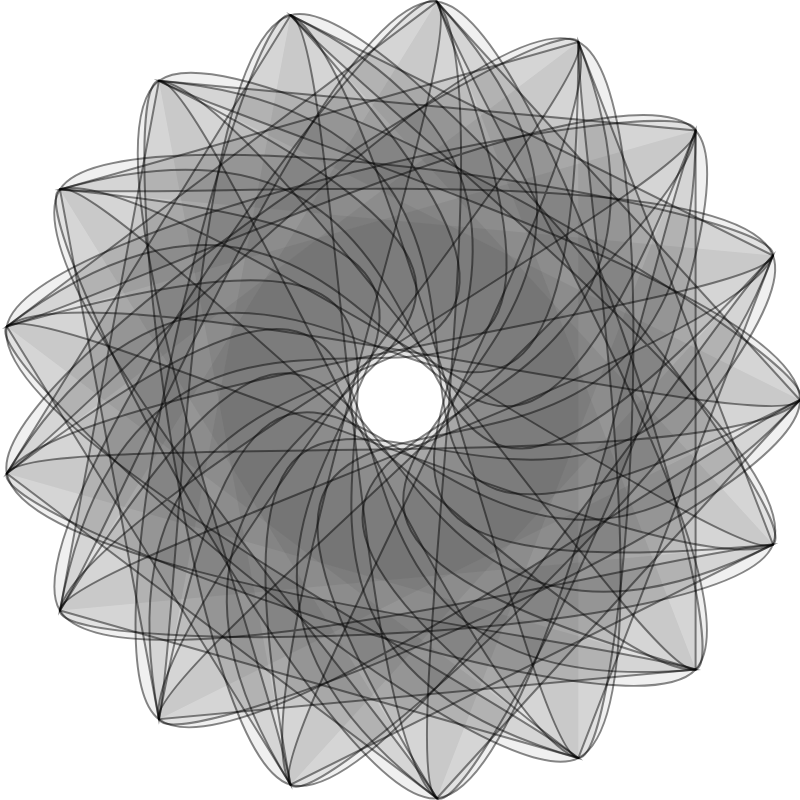
Frame 1 (no input)
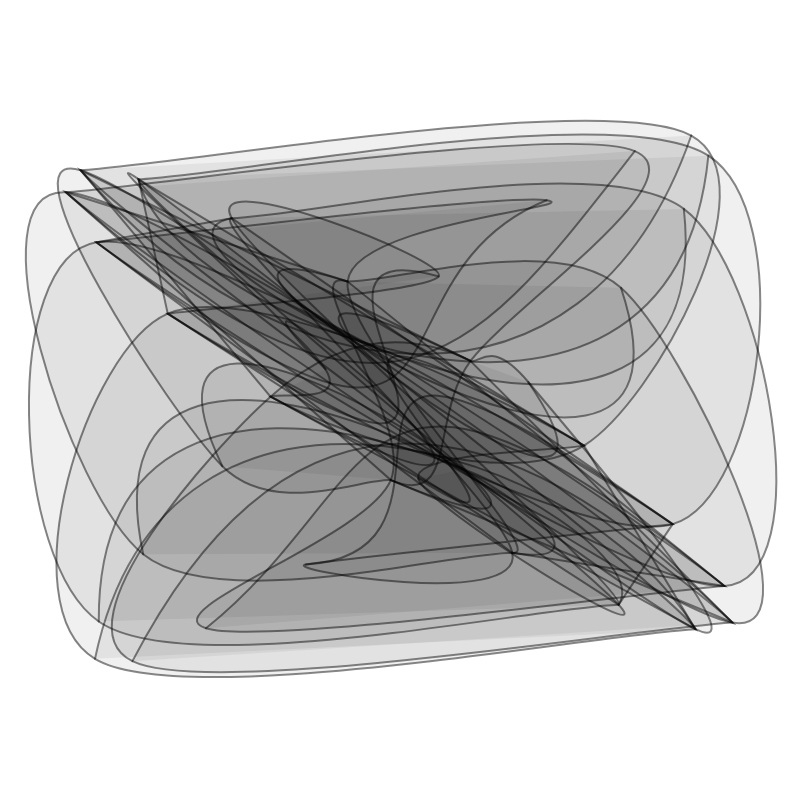
Frame 60 (no input)
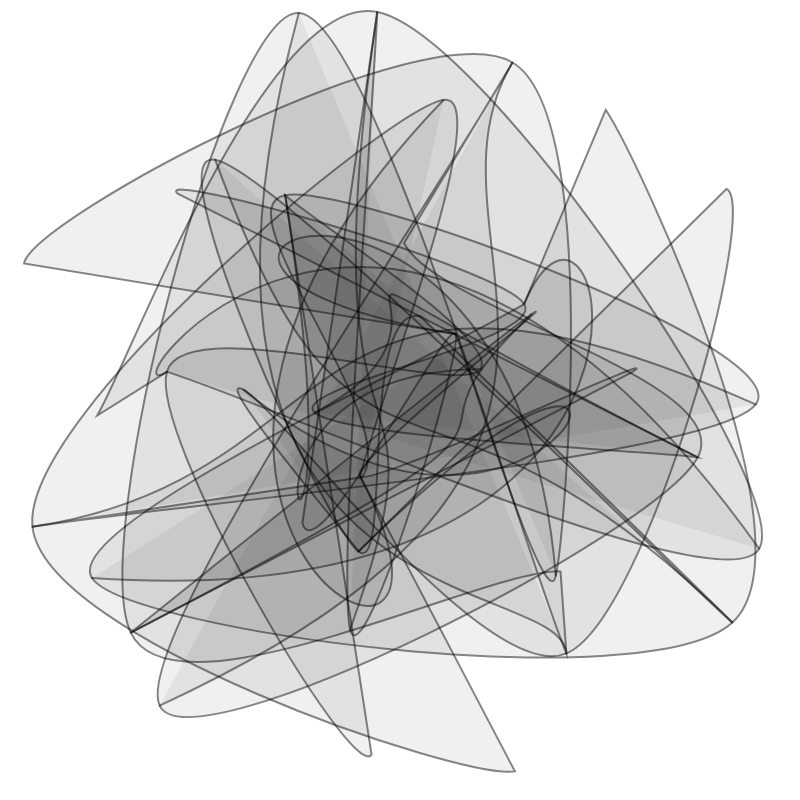
Frame 120 (the mouse pressed at the canvas centre since frame 60)

The p5.js sketch that drew these frames (run headless with seeded random() and noise() and a simulated clock; from frame 60 on, the mouse is pressed at the canvas centre):

// p5.js sketch
// ── sketch.js
var n;
var p;
var s1;
var s2;
var t;
var rotAngle;

function setup() {
  createCanvas(800, 800);
  stroke(0, 120);
  strokeWeight(2);
  fill(0, 15);
  refresh();
}

function refresh(){
  rotAngle = 0;
  n = int(random(12, 20));
  p = [];
  for (var i = 0; i < n; i++) {
    var ang = lerp(0, TWO_PI, i / n);
    p.push({x: 0.5*width*cos(ang), y: 0.5*height*sin(ang)});
  }  
  do {
    s2 = [ int(random(1, n)), int(random(1, n)), int(random(1, n)) ];
  } 
  while (n % s2[2] === 0);
  next();
}

function next() {
  t = 0;
  s1 = s2;
  do {
    s2 = [ int(random(1, n)), int(random(1, n)), int(random(1, n)) ];
  } 
  while (n % s2[2] === 0);
}

function draw() {
  background(255);   
  translate(width/2, height/2);
  rotate(rotAngle);
  rotAngle += 0.01;
  
  var i11 = 0;
  var i21 = 0;
  do {
    var i12 = (i11 + s1[0]) % n;
    var i13 = (i11 + s1[1]) % n;
    var i14 = (i11 + s1[2]) % n;
    
    var i22 = (i21 + s2[0]) % n;
    var i23 = (i21 + s2[1]) % n;
    var i24 = (i21 + s2[2]) % n;
    
    var p1 = {x: lerp(p[i11].x, p[i21].x, t), y: lerp(p[i11].y, p[i21].y, t)};
    var p2 = {x: lerp(p[i12].x, p[i22].x, t), y: lerp(p[i12].y, p[i22].y, t)};
    var p3 = {x: lerp(p[i13].x, p[i23].x, t), y: lerp(p[i13].y, p[i23].y, t)};
    var p4 = {x: lerp(p[i14].x, p[i24].x, t), y: lerp(p[i14].y, p[i24].y, t)};
    
    beginShape();
      curveVertex(p1.x, p1.y);
      curveVertex(p2.x, p2.y);
      curveVertex(p3.x, p3.y);
      curveVertex(p4.x, p4.y);
    endShape(CLOSE);
    
    bezier(p1.x, p1.y, p2.x, p2.y, p3.x, p3.y, p4.x, p4.y);
    
    i11 = i13;
    i21 = i23;
  } 
  while (i21 !== 0 && i11 !== 0); 
  
  t += 0.01;
  if (t >= 1.0) {
    next();
  }
}

function mousePressed() {
  refresh();
}
